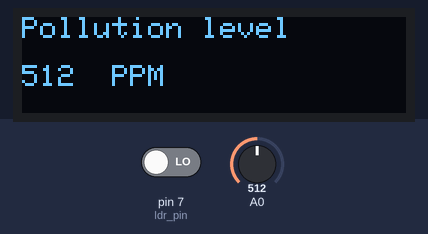
Recording of a sketch running on a simulated Arduino Uno, built with avr-gcc and run on an emulated ATmega328P. On the bench: 128×32 one-colour display. The inputs (shaded band) are chosen by the test bench; at power-on: A0 = 512, pin 7 (ldr_pin) LOW. What the sketch prints to the serial monitor is not drawn.

Above: at 2.2 s.
2.3 s: A0 set to 716
At 4.7 s:
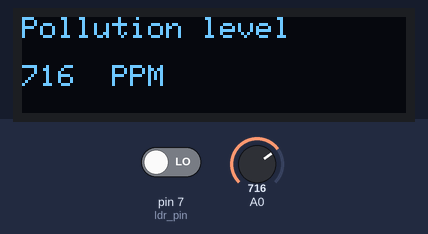
6.2 s: A0 set to 900
At 8.5 s:
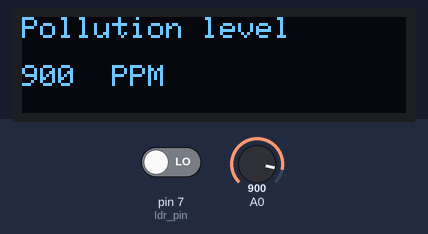
10.1 s: A0 set to 1023
At 11.1 s:
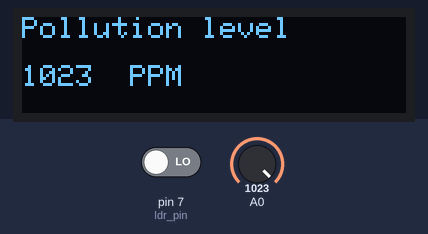
Timing chart, 0 to 13.1 s (numbered marks = the images above; inputs shaded):
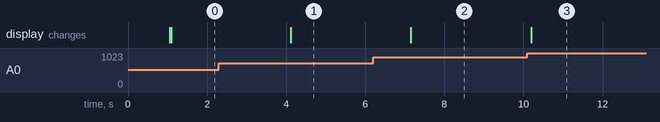

The sketch:

pollution_meter_final.ino
```cpp
#include <Wire.h>
#include <Adafruit_GFX.h>
#include <Adafruit_SSD1306.h>
#include <SPI.h>
#include <Wire.h>

#define SCREEN_WIDTH 128
#define SCREEN_HEIGHT 32
const int ldr_pin = 7;

Adafruit_SSD1306 display(SCREEN_WIDTH, SCREEN_HEIGHT, &Wire, -1);

void setup() {
  if(!display.begin(SSD1306_SWITCHCAPVCC, 0x3C)) {
    Serial.println(F("SSD1306 allocation failed"));
    for(;;);
  }
  delay(1000);
  display.clearDisplay();
pinMode(A0,INPUT);
Serial.begin(9600);
pinMode(ldr_pin,INPUT);
display.clearDisplay();
display.clearDisplay();
display.clearDisplay();
display.display();
display.println("PHYSC!");
display.display();
display.clearDisplay();
}

void loop() {
// ------------------------------------------------------------------------------

int a=analogRead(A0);
int percentage=map(a,100,950,0,100);

int x = digitalRead(ldr_pin);
display.clearDisplay();
display.setTextSize(1);
display.setTextColor(WHITE);
display.setCursor(0,0);
display.println("Pollution level");               //print title
  display.println("      ");                       //skip a line
  display.print(a);
  display.print("  PPM");
display.display();

Serial.print("AirQuality=");
  Serial.print(a);
  Serial.println(" PPM");
  delay(10);
display.display();
delay(3000);
}
```

Measured:
- after the input at 2.3 s, the display: changes after 1.8 s (image 1)
- after the input at 6.2 s, the display: changes after 0.95 s (image 2)
- after the input at 10.1 s, the display: changes after 0.09 s (image 3)
